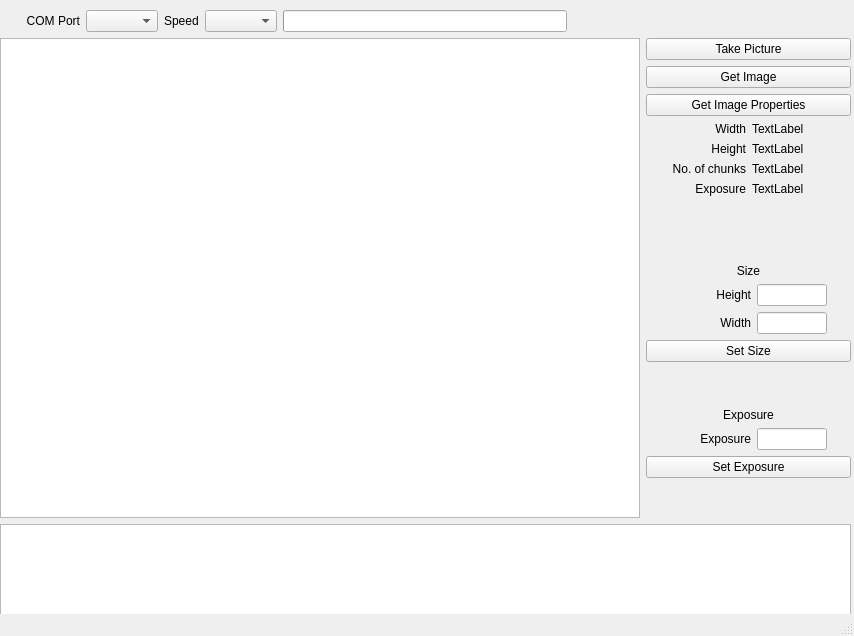
<?xml version="1.0" encoding="UTF-8"?>
<ui version="4.0">
 <class>MainWindow</class>
 <widget class="QMainWindow" name="MainWindow">
  <property name="geometry">
   <rect>
    <x>0</x>
    <y>0</y>
    <width>854</width>
    <height>636</height>
   </rect>
  </property>
  <property name="windowTitle">
   <string>IntroSat Camera Interface</string>
  </property>
  <property name="locale">
   <locale language="Russian" country="Russia"/>
  </property>
  <widget class="QWidget" name="centralwidget">
   <widget class="QWidget" name="verticalLayoutWidget_7">
    <property name="geometry">
     <rect>
      <x>0</x>
      <y>10</y>
      <width>851</width>
      <height>607</height>
     </rect>
    </property>
    <layout class="QVBoxLayout" name="verticalLayout_8">
     <item>
      <layout class="QVBoxLayout" name="verticalLayout_2">
       <item>
        <layout class="QVBoxLayout" name="verticalLayout_3">
         <item>
          <layout class="QHBoxLayout" name="horizontalLayout">
           <item>
            <widget class="QLabel" name="label_2">
             <property name="sizePolicy">
              <sizepolicy hsizetype="Fixed" vsizetype="Preferred">
               <horstretch>0</horstretch>
               <verstretch>0</verstretch>
              </sizepolicy>
             </property>
             <property name="minimumSize">
              <size>
               <width>80</width>
               <height>0</height>
              </size>
             </property>
             <property name="text">
              <string>COM Port</string>
             </property>
             <property name="alignment">
              <set>Qt::AlignRight|Qt::AlignTrailing|Qt::AlignVCenter</set>
             </property>
            </widget>
           </item>
           <item>
            <widget class="QComboBox" name="portSelectorComboBox"/>
           </item>
           <item>
            <widget class="QLabel" name="label">
             <property name="text">
              <string>Speed</string>
             </property>
            </widget>
           </item>
           <item>
            <widget class="QComboBox" name="speedSelectorComboBox"/>
           </item>
           <item>
            <widget class="QProgressBar" name="getImageBar">
             <property name="value">
              <number>0</number>
             </property>
             <property name="textVisible">
              <bool>false</bool>
             </property>
            </widget>
           </item>
           <item>
            <spacer name="horizontalSpacer">
             <property name="orientation">
              <enum>Qt::Horizontal</enum>
             </property>
             <property name="sizeHint" stdset="0">
              <size>
               <width>40</width>
               <height>20</height>
              </size>
             </property>
            </spacer>
           </item>
          </layout>
         </item>
         <item>
          <layout class="QHBoxLayout" name="horizontalLayout_2">
           <item>
            <layout class="QHBoxLayout" name="horizontalLayout_3">
             <item>
              <widget class="QGraphicsView" name="imageView">
               <property name="sizePolicy">
                <sizepolicy hsizetype="Fixed" vsizetype="Fixed">
                 <horstretch>0</horstretch>
                 <verstretch>0</verstretch>
                </sizepolicy>
               </property>
               <property name="minimumSize">
                <size>
                 <width>640</width>
                 <height>480</height>
                </size>
               </property>
               <property name="verticalScrollBarPolicy">
                <enum>Qt::ScrollBarAlwaysOff</enum>
               </property>
               <property name="horizontalScrollBarPolicy">
                <enum>Qt::ScrollBarAlwaysOff</enum>
               </property>
               <property name="alignment">
                <set>Qt::AlignLeading|Qt::AlignLeft|Qt::AlignTop</set>
               </property>
              </widget>
             </item>
             <item>
              <layout class="QVBoxLayout" name="verticalLayout_4">
               <item>
                <layout class="QVBoxLayout" name="verticalLayout_5">
                 <item>
                  <widget class="QPushButton" name="takePictureBtn">
                   <property name="text">
                    <string>Take Picture</string>
                   </property>
                  </widget>
                 </item>
                 <item>
                  <widget class="QPushButton" name="GetImageBtn">
                   <property name="text">
                    <string>Get Image</string>
                   </property>
                  </widget>
                 </item>
                 <item>
                  <widget class="QPushButton" name="GetImagePropertiesBtn">
                   <property name="text">
                    <string>Get Image Properties</string>
                   </property>
                  </widget>
                 </item>
                 <item>
                  <layout class="QHBoxLayout" name="horizontalLayout_6">
                   <item>
                    <widget class="QLabel" name="label_7">
                     <property name="text">
                      <string>Width</string>
                     </property>
                     <property name="alignment">
                      <set>Qt::AlignRight|Qt::AlignTrailing|Qt::AlignVCenter</set>
                     </property>
                    </widget>
                   </item>
                   <item>
                    <widget class="QLabel" name="widthLabel">
                     <property name="text">
                      <string>TextLabel</string>
                     </property>
                    </widget>
                   </item>
                  </layout>
                 </item>
                 <item>
                  <layout class="QHBoxLayout" name="horizontalLayout_5">
                   <item>
                    <widget class="QLabel" name="label_6">
                     <property name="text">
                      <string>Height</string>
                     </property>
                     <property name="alignment">
                      <set>Qt::AlignRight|Qt::AlignTrailing|Qt::AlignVCenter</set>
                     </property>
                    </widget>
                   </item>
                   <item>
                    <widget class="QLabel" name="heightLabel">
                     <property name="text">
                      <string>TextLabel</string>
                     </property>
                    </widget>
                   </item>
                  </layout>
                 </item>
                 <item>
                  <layout class="QHBoxLayout" name="horizontalLayout_8">
                   <item>
                    <widget class="QLabel" name="label_10">
                     <property name="text">
                      <string>No. of chunks</string>
                     </property>
                     <property name="alignment">
                      <set>Qt::AlignRight|Qt::AlignTrailing|Qt::AlignVCenter</set>
                     </property>
                    </widget>
                   </item>
                   <item>
                    <widget class="QLabel" name="chunksLabel">
                     <property name="text">
                      <string>TextLabel</string>
                     </property>
                    </widget>
                   </item>
                  </layout>
                 </item>
                 <item>
                  <layout class="QHBoxLayout" name="horizontalLayout_4">
                   <item>
                    <widget class="QLabel" name="label_3">
                     <property name="text">
                      <string>Exposure</string>
                     </property>
                     <property name="alignment">
                      <set>Qt::AlignRight|Qt::AlignTrailing|Qt::AlignVCenter</set>
                     </property>
                    </widget>
                   </item>
                   <item>
                    <widget class="QLabel" name="exposureLabel">
                     <property name="text">
                      <string>TextLabel</string>
                     </property>
                    </widget>
                   </item>
                  </layout>
                 </item>
                </layout>
               </item>
               <item>
                <spacer name="verticalSpacer_2">
                 <property name="orientation">
                  <enum>Qt::Vertical</enum>
                 </property>
                 <property name="sizeHint" stdset="0">
                  <size>
                   <width>20</width>
                   <height>40</height>
                  </size>
                 </property>
                </spacer>
               </item>
               <item>
                <layout class="QVBoxLayout" name="verticalLayout_6">
                 <item>
                  <widget class="QLabel" name="label_11">
                   <property name="text">
                    <string>Size</string>
                   </property>
                   <property name="alignment">
                    <set>Qt::AlignCenter</set>
                   </property>
                  </widget>
                 </item>
                 <item>
                  <layout class="QHBoxLayout" name="horizontalLayout_9">
                   <item>
                    <widget class="QLabel" name="label_12">
                     <property name="minimumSize">
                      <size>
                       <width>105</width>
                       <height>0</height>
                      </size>
                     </property>
                     <property name="maximumSize">
                      <size>
                       <width>105</width>
                       <height>16777215</height>
                      </size>
                     </property>
                     <property name="text">
                      <string>Height</string>
                     </property>
                     <property name="alignment">
                      <set>Qt::AlignRight|Qt::AlignTrailing|Qt::AlignVCenter</set>
                     </property>
                    </widget>
                   </item>
                   <item>
                    <widget class="QLineEdit" name="heightInput">
                     <property name="sizePolicy">
                      <sizepolicy hsizetype="Fixed" vsizetype="Fixed">
                       <horstretch>0</horstretch>
                       <verstretch>0</verstretch>
                      </sizepolicy>
                     </property>
                     <property name="minimumSize">
                      <size>
                       <width>70</width>
                       <height>0</height>
                      </size>
                     </property>
                     <property name="maximumSize">
                      <size>
                       <width>50</width>
                       <height>16777215</height>
                      </size>
                     </property>
                    </widget>
                   </item>
                   <item>
                    <spacer name="horizontalSpacer_2">
                     <property name="orientation">
                      <enum>Qt::Horizontal</enum>
                     </property>
                     <property name="sizeHint" stdset="0">
                      <size>
                       <width>40</width>
                       <height>20</height>
                      </size>
                     </property>
                    </spacer>
                   </item>
                  </layout>
                 </item>
                 <item>
                  <layout class="QHBoxLayout" name="horizontalLayout_10">
                   <item>
                    <widget class="QLabel" name="label_14">
                     <property name="minimumSize">
                      <size>
                       <width>105</width>
                       <height>0</height>
                      </size>
                     </property>
                     <property name="maximumSize">
                      <size>
                       <width>105</width>
                       <height>16777215</height>
                      </size>
                     </property>
                     <property name="text">
                      <string>Width</string>
                     </property>
                     <property name="alignment">
                      <set>Qt::AlignRight|Qt::AlignTrailing|Qt::AlignVCenter</set>
                     </property>
                    </widget>
                   </item>
                   <item>
                    <widget class="QLineEdit" name="widthInput">
                     <property name="sizePolicy">
                      <sizepolicy hsizetype="Fixed" vsizetype="Fixed">
                       <horstretch>0</horstretch>
                       <verstretch>0</verstretch>
                      </sizepolicy>
                     </property>
                     <property name="minimumSize">
                      <size>
                       <width>70</width>
                       <height>0</height>
                      </size>
                     </property>
                     <property name="maximumSize">
                      <size>
                       <width>50</width>
                       <height>16777215</height>
                      </size>
                     </property>
                    </widget>
                   </item>
                   <item>
                    <spacer name="horizontalSpacer_3">
                     <property name="orientation">
                      <enum>Qt::Horizontal</enum>
                     </property>
                     <property name="sizeHint" stdset="0">
                      <size>
                       <width>40</width>
                       <height>20</height>
                      </size>
                     </property>
                    </spacer>
                   </item>
                  </layout>
                 </item>
                 <item>
                  <widget class="QPushButton" name="setSizeBtn">
                   <property name="text">
                    <string>Set Size</string>
                   </property>
                  </widget>
                 </item>
                 <item>
                  <spacer name="verticalSpacer_3">
                   <property name="orientation">
                    <enum>Qt::Vertical</enum>
                   </property>
                   <property name="sizeHint" stdset="0">
                    <size>
                     <width>20</width>
                     <height>40</height>
                    </size>
                   </property>
                  </spacer>
                 </item>
                 <item>
                  <layout class="QVBoxLayout" name="SetExposureLayout">
                   <item>
                    <widget class="QLabel" name="label_13">
                     <property name="text">
                      <string>Exposure</string>
                     </property>
                     <property name="alignment">
                      <set>Qt::AlignCenter</set>
                     </property>
                    </widget>
                   </item>
                   <item>
                    <layout class="QHBoxLayout" name="horizontalLayout_11">
                     <item>
                      <widget class="QLabel" name="label_15">
                       <property name="minimumSize">
                        <size>
                         <width>105</width>
                         <height>0</height>
                        </size>
                       </property>
                       <property name="maximumSize">
                        <size>
                         <width>105</width>
                         <height>16777215</height>
                        </size>
                       </property>
                       <property name="text">
                        <string>Exposure</string>
                       </property>
                       <property name="alignment">
                        <set>Qt::AlignRight|Qt::AlignTrailing|Qt::AlignVCenter</set>
                       </property>
                      </widget>
                     </item>
                     <item>
                      <widget class="QLineEdit" name="exposureInput">
                       <property name="sizePolicy">
                        <sizepolicy hsizetype="Fixed" vsizetype="Fixed">
                         <horstretch>0</horstretch>
                         <verstretch>0</verstretch>
                        </sizepolicy>
                       </property>
                       <property name="minimumSize">
                        <size>
                         <width>70</width>
                         <height>0</height>
                        </size>
                       </property>
                       <property name="maximumSize">
                        <size>
                         <width>50</width>
                         <height>16777215</height>
                        </size>
                       </property>
                      </widget>
                     </item>
                     <item>
                      <spacer name="horizontalSpacer_4">
                       <property name="orientation">
                        <enum>Qt::Horizontal</enum>
                       </property>
                       <property name="sizeHint" stdset="0">
                        <size>
                         <width>40</width>
                         <height>20</height>
                        </size>
                       </property>
                      </spacer>
                     </item>
                    </layout>
                   </item>
                   <item>
                    <widget class="QPushButton" name="setExposureBtn">
                     <property name="text">
                      <string>Set Exposure</string>
                     </property>
                    </widget>
                   </item>
                  </layout>
                 </item>
                 <item>
                  <spacer name="verticalSpacer">
                   <property name="orientation">
                    <enum>Qt::Vertical</enum>
                   </property>
                   <property name="sizeHint" stdset="0">
                    <size>
                     <width>20</width>
                     <height>40</height>
                    </size>
                   </property>
                  </spacer>
                 </item>
                </layout>
               </item>
              </layout>
             </item>
            </layout>
           </item>
          </layout>
         </item>
        </layout>
       </item>
       <item>
        <widget class="QTextBrowser" name="terminalTextBrowser">
         <property name="maximumSize">
          <size>
           <width>16777215</width>
           <height>150</height>
          </size>
         </property>
        </widget>
       </item>
      </layout>
     </item>
    </layout>
   </widget>
  </widget>
  <widget class="QStatusBar" name="statusBar"/>
 </widget>
 <resources/>
 <connections>
  <connection>
   <sender>takePictureBtn</sender>
   <signal>clicked()</signal>
   <receiver>MainWindow</receiver>
   <slot>takePictureButtonPressed()</slot>
   <hints>
    <hint type="sourcelabel">
     <x>691</x>
     <y>57</y>
    </hint>
    <hint type="destinationlabel">
     <x>744</x>
     <y>16</y>
    </hint>
   </hints>
  </connection>
  <connection>
   <sender>GetImageBtn</sender>
   <signal>clicked()</signal>
   <receiver>MainWindow</receiver>
   <slot>getImageButtonPressed()</slot>
   <hints>
    <hint type="sourcelabel">
     <x>749</x>
     <y>87</y>
    </hint>
    <hint type="destinationlabel">
     <x>636</x>
     <y>20</y>
    </hint>
   </hints>
  </connection>
  <connection>
   <sender>GetImagePropertiesBtn</sender>
   <signal>clicked()</signal>
   <receiver>MainWindow</receiver>
   <slot>getImagePropertiesButtonPressed()</slot>
   <hints>
    <hint type="sourcelabel">
     <x>690</x>
     <y>111</y>
    </hint>
    <hint type="destinationlabel">
     <x>682</x>
     <y>236</y>
    </hint>
   </hints>
  </connection>
  <connection>
   <sender>setSizeBtn</sender>
   <signal>clicked()</signal>
   <receiver>MainWindow</receiver>
   <slot>setSizeButtonPressed()</slot>
   <hints>
    <hint type="sourcelabel">
     <x>727</x>
     <y>347</y>
    </hint>
    <hint type="destinationlabel">
     <x>690</x>
     <y>385</y>
    </hint>
   </hints>
  </connection>
  <connection>
   <sender>setExposureBtn</sender>
   <signal>clicked()</signal>
   <receiver>MainWindow</receiver>
   <slot>setExposureButtonPressed()</slot>
   <hints>
    <hint type="sourcelabel">
     <x>737</x>
     <y>464</y>
    </hint>
    <hint type="destinationlabel">
     <x>700</x>
     <y>500</y>
    </hint>
   </hints>
  </connection>
 </connections>
 <slots>
  <slot>takePictureButtonPressed()</slot>
  <slot>getImageButtonPressed()</slot>
  <slot>getImagePropertiesButtonPressed()</slot>
  <slot>setSizeButtonPressed()</slot>
  <slot>setExposureButtonPressed()</slot>
  <slot>openClosePort()</slot>
 </slots>
</ui>
